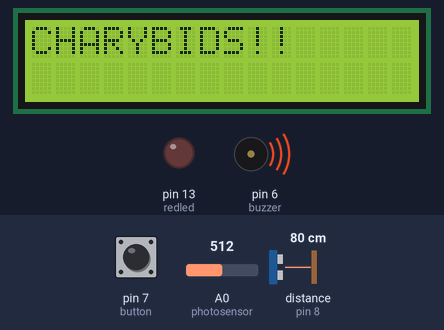
Bench run of a sketch on a simulated Arduino Uno, built with avr-gcc and run on an emulated ATmega328P. On the bench: 16×2 character LCD, output pins drawn as LEDs (lit = HIGH), buzzer (waves = sounding, pin HIGH). Wiring (inferred from the names in the program): ultrasonic range finder: trigger pin 9; echo pin 8. Dashed ring = blinking. The test bench sets the inputs (shaded band); at power-on: A0 (photosensor) = 512, pin 7 (button) HIGH, distance to the obstacle (sensor on pin 8) 80 cm. The echo pulse lasts 58.3 µs per cm; pins used as bus, display or sensor lines are not drawn.

Above: at 1.2 s.
1.3 s: A0 (photosensor) set to 492
2.8 s: A0 (photosensor) set to 464
At 2.97 s:
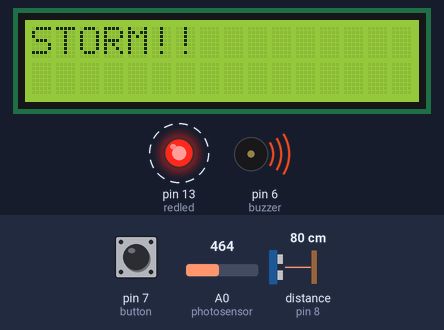
4.9 s: pin 7 (button) pulled LOW for 0.15 s
At 5.9 s:
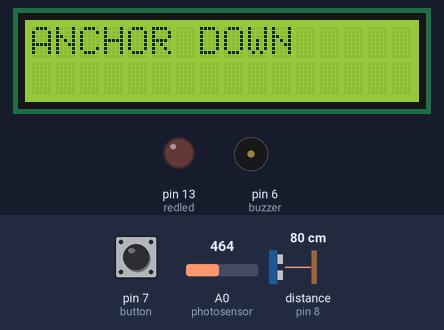
6.5 s: pin 7 (button) pulled LOW for 1 s
At 7.32 s:
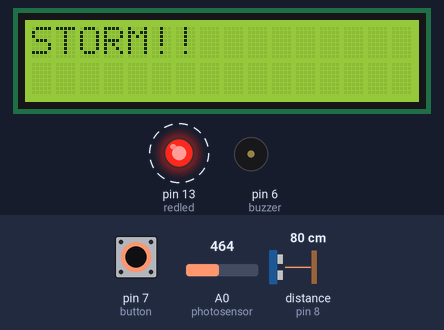
8.1 s: pin 7 (button) pulled LOW for 3.2 s
At 8.7 s:
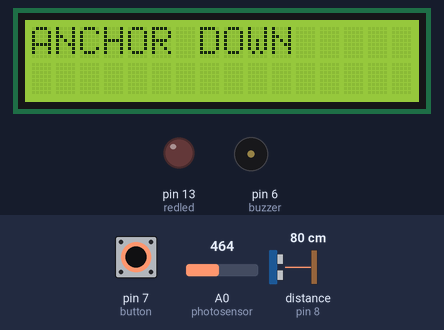
12.8 s: pin 7 (button) pulled LOW for 0.15 s
At 19.0 s:
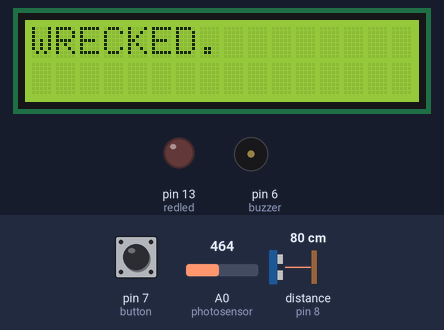
Timing chart, 0 to 19.3 s (numbered marks = the images above; inputs shaded):
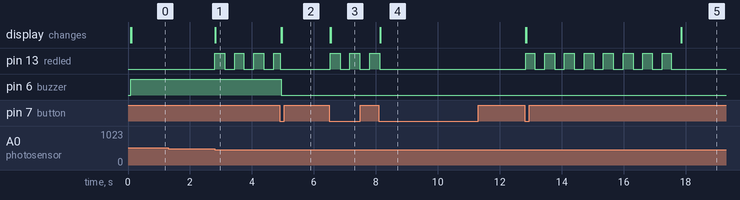

Measured:
- the behaviour switches between 480 and 479 on A0 (photosensor) (found by bisection; images 0 and 1)
- after the input at 1.3 s, every drawn part: stays the same
- after the input at 2.8 s, pin 13 (redled): alternates HIGH for 0.32 s and LOW for 0.32 s, starting at once; the display: changes at once (image 1)
- after the input at 4.9 s, pin 6 (buzzer): HIGH → LOW at once; the display: first changes at once (image 2 shows a later state)
- after the input at 6.5 s, pin 13 (redled): alternates HIGH for 0.32 s and LOW for 0.32 s, starting at once; the display: first changes at once (image 3 shows a later state)
- after the input at 8.1 s, pin 13 (redled): goes on until 8.1 s, then stays LOW; the display: changes at once (image 4)
- after the input at 12.8 s, pin 13 (redled): alternates HIGH for 0.31 s and LOW for 0.32 s, 16 changes in all, then stays LOW, starting at once; the display: first changes at once (image 5 shows a later state)

The sketch:

SuvratBagda_2025B5PS1277H.ino
```cpp
#include <LiquidCrystal_I2C.h>
// Create an LCD controller for a 16-column, 2-row display at I2C address 0x27.
LiquidCrystal_I2C lcd(0x27, 16, 2);
// Store the hardware pins and the current readings used by the game.
int button_old=1, button_new , button=7,redled=13,buzzer=6,photosensor=A0,light_reading,trig=9,echo=8;
// Store game state, timing values, and the duration of the sensor pulses.
int dt=50,anchor=0,count=0,storm=0,charybids=0,timetaken,dt1=10,sailing=1,wrecked=0;
// Store elapsed-time markers and the speed of sound used for distance conversion.
long timer1=0,timer2=0,speedofsound=34300;
// Convert the echo pulse duration from microseconds into centimeters.
long conversionfactor=2000000;
// Storing the calculated distance.
float distance;

void blinkRedLed()
{
  // Toggle the LED every 500 milliseconds while the storm is active.
  static unsigned long lastBlinkTime=0;
  static bool ledState=LOW;

  if(storm==1 && (wrecked==0&&anchor==0))
  {
    if(millis()-lastBlinkTime>=300)
    {
      lastBlinkTime=millis();
      ledState=!ledState;
      digitalWrite(redled,ledState);
    }
  }
  else if( wrecked==0&&anchor==1 || wrecked==1)
  {
    // Reset the LED as soon as the storm ends.
    ledState=LOW;
    digitalWrite(redled,LOW);
    lastBlinkTime=millis();
  }
}

void setup() {
  // put your setup code here, to run once:
  // Start serial communication and configure the input and output pins.
  Serial.begin(9600);
  pinMode(button,INPUT);
  digitalWrite(button,HIGH);
  pinMode(redled,OUTPUT);
  pinMode(buzzer,OUTPUT);
  pinMode(photosensor, INPUT);
  pinMode(trig,OUTPUT);
  pinMode(echo,INPUT);
  // Initialize the LCD and turn on its backlight.
  lcd.init();
  lcd.backlight();
}

void loop() {
  // put your main code here, to run repeatedly:
  // Send an ultrasonic pulse and measure the returning echo.
  digitalWrite(trig,LOW);
  delayMicroseconds(dt1);
  digitalWrite(trig,HIGH);
  delayMicroseconds(dt);
  digitalWrite(trig, LOW);
  timetaken=pulseIn(echo,HIGH);
  distance=(speedofsound*timetaken)/conversionfactor;
  // Read the button to detect a new press and toggle the anchor state.
  button_new=digitalRead(button);
  if(button_new==0 && button_old==1 && sailing==1 && wrecked==0)
  {
    anchor=1;
    sailing=0;
  }
  else if(button_new==0 && button_old==1 && sailing==0 && wrecked==0)
  {
    anchor=0;
    sailing=1;
  }
  button_old=button_new;
  // Show the highest-priority current game state on the LCD.
  if(wrecked==1 && anchor==0 && sailing==0)
  {
    lcd.setCursor(0,0);
    lcd.print("WRECKED.        ");
  }

  else if(wrecked==0 && storm==1)
  {
    lcd.setCursor(0,0);
    lcd.print("STORM!!        ");
  }
  else if(wrecked==0 && charybids==1)
  {
    lcd.setCursor(0,0);
    lcd.print("CHARYBIDS!!         ");
  }
  else if(anchor==1 && sailing==0 && wrecked==0 )
  {
    lcd.setCursor(0,0);
    lcd.print("ANCHOR DOWN     ");

  }
  else if(sailing==1 && anchor==0 && wrecked==0)
  {
    lcd.setCursor(0,0);
    lcd.print("SAILING        ");
  }
  // Read the light level and start a storm when the surroundings are dark.
  light_reading=analogRead(photosensor);
  if(light_reading <=479 && anchor==0)
  {
    if(storm==0)
    {
      timer1=millis();
    }
    storm=1;

  }
  // Detect Charybdis when an obstacle is within 100 centimeters.
  else if(distance<=100 && anchor==0)
  {
    if(charybids==0)
    {
      timer2=millis();
    }
    charybids=1;
  }

  // Handle storm effects, recovery, and the wreck condition.
  if(storm==1 && wrecked==0)
  {
    blinkRedLed();
    if(anchor==0 && millis()-timer1<=5000 && light_reading >479)
    {
      storm=0;
      sailing=1;
      wrecked=0;
      digitalWrite(redled,LOW);
    }
    else if(anchor==0 && millis()-timer1 > 5000 )
    {
      sailing=0;
      wrecked=1;
      storm=0;
      digitalWrite(redled,LOW);
    }
    else if(anchor==1 && millis()-timer1 <=5000)
    {
      sailing=0;
      wrecked=0;
      storm=0;
      digitalWrite(redled,LOW);
    }

  }
  // Handle Charybdis effects, recovery, and the wreck condition.
  else if(charybids==1 && wrecked==0)
  {
    digitalWrite(buzzer,HIGH);

    if(anchor==1 && millis()-timer2<=5000)
    {
      charybids=0;
      sailing=0;
      wrecked=0;
      digitalWrite(buzzer,LOW);

    }
    else if(anchor==0 && millis()-timer2<=5000 && distance >100)
    {
      charybids=0;
      sailing=1;
      wrecked=0;
      digitalWrite(buzzer,LOW);
    }
    else if( anchor==0 && millis()-timer2 >5000)
    {
      sailing=0;
      wrecked=1;
      charybids=0;
      digitalWrite(buzzer, LOW);
    }
  }


}
```
